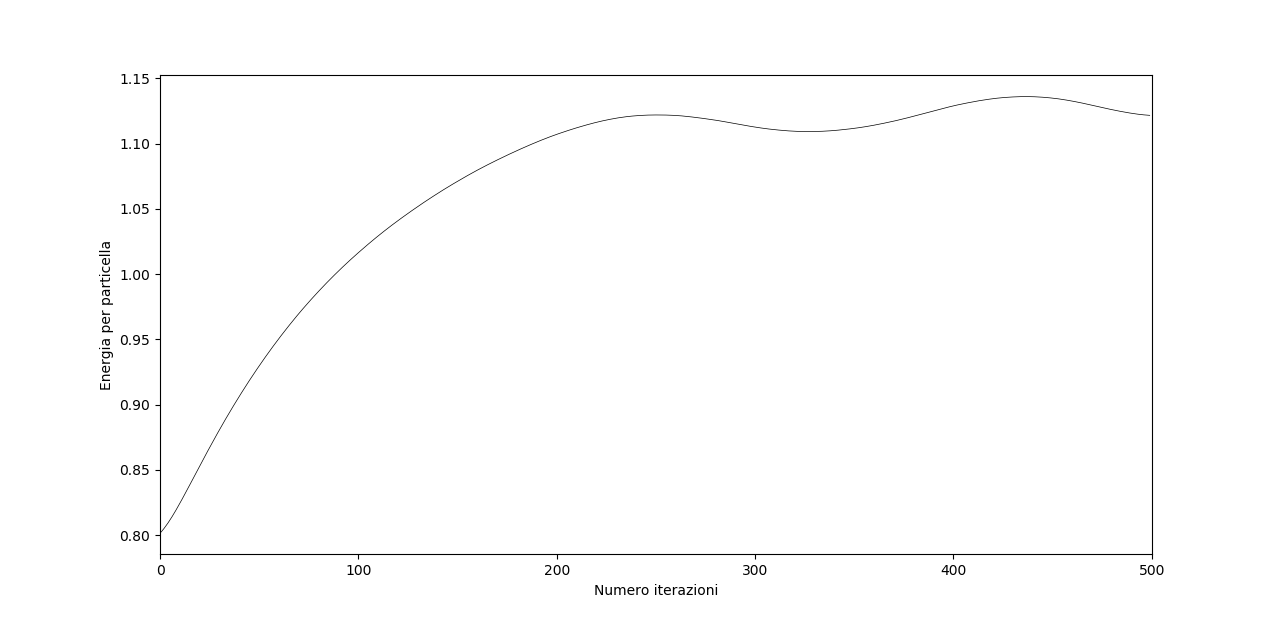

Recreate this plot in Python.
# libraries
import matplotlib.pyplot as plt
import numpy as np
import pandas as pd
import ast


energie = []
with open('energiaK.txt', 'U') as f: #apre file
	data=f.read() #copia in una stringa tutto il documento
	#data=data.split('\n') #divide per riga in una lista di stringhe
	#for numero in data[:-1]:
		#print numero
		#energie.append(float(numero))
	energie = ast.literal_eval(data)

# Create a dataset:
#df=pd.DataFrame({'k': range(1,101), 'sigma': np.random.randn(100)*15+range(1,101) })
df=pd.DataFrame({'iterazioni': range(0,500), 'energie': np.array(energie)})

# plot
plt.plot('iterazioni', 'energie', data=df, linestyle='-', linewidth=0.5, marker='', color ='black')
plt.xlabel('Numero iterazioni')
plt.ylabel('Energia per particella')
plt.show()
